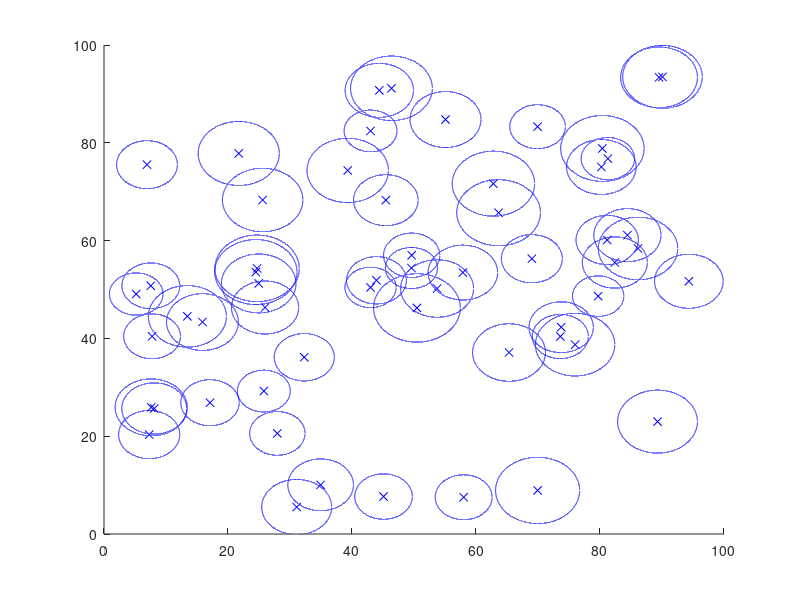

Write MATLAB code to recreate this figure.
close all;
rng(1);
n_obs = 57; %number of static obstacles
obs = rand(n_obs,2)*90+5; %obstacle locations
rng(4); %for partially random obstacle size
obs_rad = 4 +  rand(n_obs,1)*3; %obstacle radius
%-------------------------------------------%

hold on

%plot static obstacles

for j = 1 : n_obs
    
    plot(obs(j,1),obs(j,2),'xb'); % static obstacles' centers
    x = obs(j,1) - obs_rad(j) : 0.001 : obs(j,1)+ obs_rad(j);
    y =  (obs_rad(j)^2 - (x - obs(j,1)).^2).^0.5 + obs(j,2); %top part of circle
    y1 = -(obs_rad(j)^2 - (x - obs(j,1)).^2).^0.5 + obs(j,2); %bottom part of circle
    
    plot(x,y,'b');
    plot(x,y1,'b');
    
end

xlim([0 100])
ylim([0 100])

%different dynamic obstacle cases
% one big object sp = 100,100; vel = -5,5; r = 15.

%big and small object, both coming from final destination, smaller object
%is faster
% small object sp = 90,90; vel = -8,-8; r = 5;
%large object  sp = 100,100; vel = -5,5; r = 15.

%two objects, offset, coming from final destination
% sp = 100,90 and 70,80; vel = -8,-8; r = 10.

%things to do
%make cases function for dynamic obstacles
%make motor efficiency plot vs. velocity
%use plot and l_d plot for energy use
%implement in energy use

%think about changing total distance function (add penalty function for
%curvy plots)
%then, current minimize distance to minimize time
%